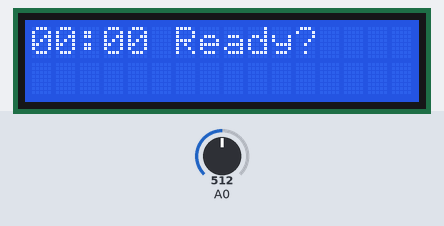
This sketch was run on a simulated Arduino Uno, built with avr-gcc and run on an emulated ATmega328P. On the bench: 16×2 character LCD. The inputs (shaded band) are chosen by the test bench; at power-on: A0 = 512.

Above: at 1.2 s.
1.3 s: A0 set to 499
At 2.3 s:
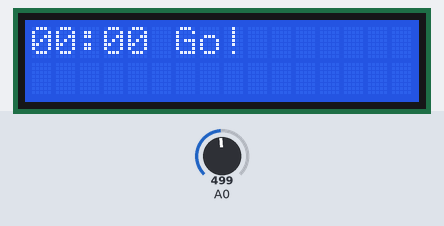
At 8.8 s:
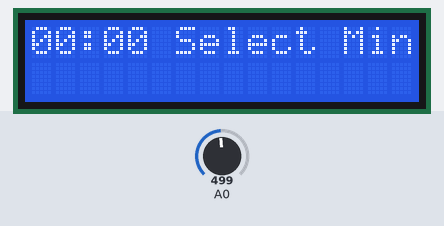
Timing chart, 0 to 10.3 s (numbered marks = the images above; inputs shaded):
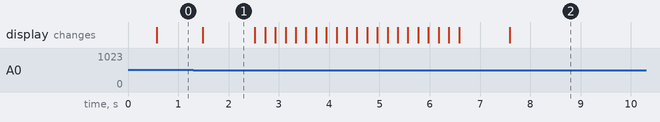

The sketch:

Exercise2O4.ino
```cpp
/*

This exercise completes Objective 4

Objective 4: Create a stopwatch that
1. Accepts user inputs to set the desired length of time in Min:Sec format.
2. Counts down to zero and blinks the LCD once the time has reached zero.
3. Allows the user to start and stop the time.

How the stopwatch works:
- On the "Select Minute" screen, press the UP and DOWN buttons to change the number of minutes, and then press SELECT once you're done.
- On the "Select Second" screen, press the UP and DOWN buttons to change the number of seconds, and then press SELECT once you're done.
- On the "Ready?" screen, press the SELECT button when you want the stop watch to start counting down.
- When the stopwatch is running, press the SELECT button to stop the stopwatch, and press the SELECT button again to continue running the stopwatch.
- When the time has reached zero, the "Done!" message will blink, and the system will reset after 10 seconds.

*/

// include the library code
#include <LiquidCrystal.h>

// initialize the library with the numbers of the interface pins
LiquidCrystal lcd(8, 9, 4, 5, 6, 7);

// define button signifiers
#define btnNONE 0
#define btnSELECT 1
#define btnLEFT 2
#define btnDOWN 3
#define btnUP 4
#define btnRIGHT 5

// define voltage thresholds for each button (obtained from Objective 3)
#define vSELECT 3.5
#define vLEFT 2.5
#define vDOWN 1.5
#define vUP 0.75
#define vRIGHT 0.25

// reads what button is being pushed
int read_button()
{
  // obtain ADC reading from analog pin A0
  float adc_in = analogRead(0);
  // map ADC reading (range = 0:1023) onto voltage value (range = 0V:5V)
  float voltage_in = adc_in/1023*5;

  // based on the measured thresholds from Objective 3, determines what button is being pushed
  if (voltage_in > vSELECT) return btnNONE;
  if (voltage_in < vRIGHT) return btnRIGHT;
  if (voltage_in < vUP) return btnUP;
  if (voltage_in < vDOWN) return btnDOWN;
  if (voltage_in < vLEFT) return btnLEFT;
  if (voltage_in < vSELECT) return btnSELECT;
  return btnNONE;
}

void setup()
{
  lcd.begin(16, 2);
}

void loop()
{

  // initializes the program
  int minute = 0;  // number of minutes
  int second = 0;  // number of seconds
  String minuteString = "00";  // minutes string used on display
  String secondString = "00";  // seconds string used on display

  lcd.clear();
  lcd.print(minuteString + ":" + secondString + " Select Min");

  int button_in = btnNONE;

  // select minute value

  while (0 != 1){  // runs until break at end of while loop is reached (when the SELECT button is pressed)
    button_in = read_button();
    switch (button_in)
    {
    case btnNONE:
      {
        break;
      }
    case btnUP:  // increases minute value by one
      {
        minute = minute + 1;
        if (minute<10)
        {
          minuteString = "0" + String(minute);
        }
        else if (minute<60) {
          minuteString = String(minute);
        }
        else {
          minute = 0;
          minuteString = "00";
        }
        lcd.clear();
        lcd.print(minuteString + ":" + secondString + " Select Min");
        delay(400);
        break;
      }
    case btnDOWN: // decreases minute value by one
      {
        minute = minute - 1;
        if (minute<0){
          minute = 59;
          minuteString = "59";
        }
        else if (minute<10)
        {
          minuteString = "0" + String(minute);
        }
        else {
          minuteString = String(minute);
        }
        lcd.clear();
        lcd.print(minuteString + ":" + secondString + " Select Min");
        delay(400);
        break;
      }
    }
    if (button_in == btnSELECT) break; // when the SELECT button is pressed, done changing the minutes value
  }

  // select second value

  lcd.clear();
  lcd.print(minuteString + ":" + secondString + " Select Sec");
  delay(500);

  while (0 != 1){  // runs until break at end of while loop is reached (when the SELECT button is pressed)
    button_in = read_button();
    switch (button_in)
    {
    case btnNONE:
      {
        break;
      }
    case btnUP: // increases second value by one
      {
        second = second + 1;
        if (second<10)
        {
          secondString = "0" + String(second);
        }
        else if (second<60) {
          secondString = String(second);
        }
        else {
          second = 0;
          secondString = "00";
        }
        lcd.clear();
        lcd.print(minuteString + ":" + secondString + " Select Sec");
        delay(400);
        break;
      }
    case btnDOWN: // decreases second value by one
      {
        second = second - 1;
        if (second<0){
          second = 59;
          secondString = "59";
        }
        else if (second<10)
        {
          secondString = "0" + String(second);
        }
        else {
          secondString = String(second);
        }
        lcd.clear();
        lcd.print(minuteString + ":" + secondString + " Select Sec");
        delay(400);
        break;
      }
    }
    if (button_in == btnSELECT) break;  // when the SELECT button is pressed, done changing the seconds value
  }

  // is the user ready

  lcd.clear();
  lcd.print(minuteString + ":" + secondString + " Ready?");
  delay(500);

  while (0 != 1){  // runs until break at end of while loop is reached (when the SELECT button is pressed)
    button_in = read_button();
    if (button_in == btnSELECT) break;  // when the SELECT button is pressed, ready to start running the stopwatch
  }

  // run the stopwatch

  delay(400);
  lcd.clear();
  lcd.print(minuteString + ":" + secondString + " Go!");

  // changes minute and second values accordingly
  while (minute >= 0) {
    while (second >= 0) {
      lcd.clear();
      lcd.print(minuteString + ":" + secondString + " Go!");

      // if the SELECT button isn't pressed, the stopwatch continues to run, and a second is decreased after 10 iterations of 100 ms delays
      // if the SELECT button is pressed, then the stopwatch is stopped, and continues to be stopped until the SELECT button is pressed again
      for (int i = 1; i <= 10; i++) {  // if stopwatch not stopped, a second is decreased after 10 iterations of 100 ms delays
        button_in = read_button();
        if (button_in == btnSELECT) {  // if the stopwatch is stopped
          lcd.clear();
          lcd.print(minuteString + ":" + secondString + " Stopped");
          delay(400);

          button_in = read_button();
          while (button_in != btnSELECT) {  // continues to be stopped until the SELECT button is pressed again
            delay(100);
            button_in = read_button();
          }
          delay(400);

        } else {
          lcd.clear();
          lcd.print(minuteString + ":" + secondString + " Go!");
          delay(100);
        }
      }

      second = second - 1;  // decreases second value by one
      if (second==0 && minute==0) break; // stops stopwatch if no time left
      if (second<10)
      {
        secondString = "0" + String(second);
      }
      else {
        secondString = String(second);
      }

    }
    if (second==0 && minute==0) break;  // stops stopwatch if no time left
    minute = minute - 1; // when there are no more seconds, convert one minute into sixty seconds, and decrease minute value by one
    if (minute<10)
    {
      minuteString = "0" + String(minute);
    }
    else {
      minuteString = String(minute);
    }
    second = 59;
    secondString = "59";
  }

  // when there is no more time, flash a done message on the screen
  for (int i = 1; i<=10; i++) {
    lcd.clear();
    lcd.print("00:00 Done!");
    delay(200);
    lcd.clear();
    delay(200);

  }

  lcd.clear();
  lcd.print("00:00 Done!");
  delay(1000);

  // program then restarts
}
```

Measured:
- the behaviour switches between 512 and 511 on A0 (found by bisection; images 0 and 1)
- after the input at 1.3 s, the display: changes after 0.19 s (image 1)
- what the display in image 1 shows lasts 1.0 s, from 1.5 s to 2.5 s
